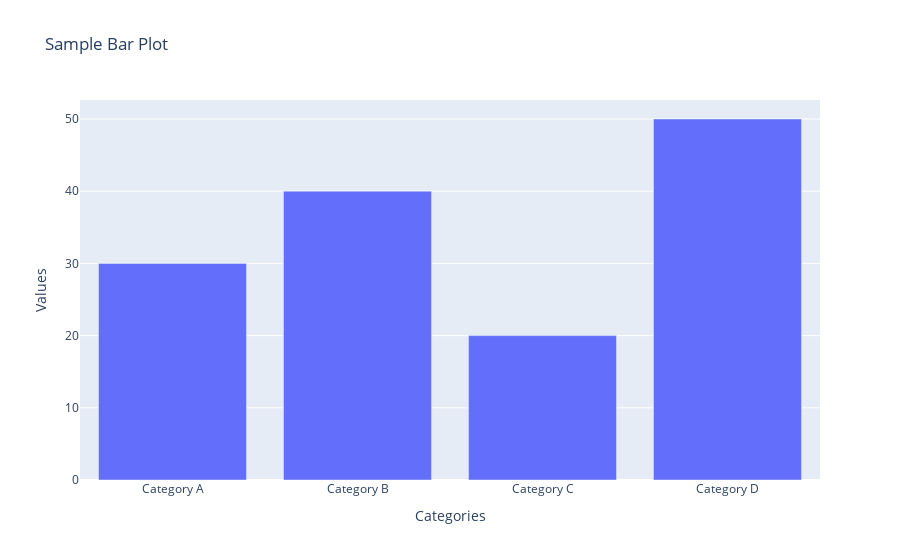

Notebook source saved alongside this figure:
### Code cell
#5) Generate a bar plot using Plotly.

import plotly.graph_objects as go

# Sample data for the bar plot
categories = ['Category A', 'Category B', 'Category C', 'Category D']
values = [30, 40, 20, 50]

# Create a bar plot
fig = go.Figure(data=[go.Bar(x=categories, y=values)])

# Add title and labels
fig.update_layout(
    title='Sample Bar Plot',
    xaxis_title='Categories',
    yaxis_title='Values'
)

fig.show()

### Figure 1 — Plotly figure (JSON) as saved in the notebook; plotly's stock layout.template omitted (floating-point values rounded to 4 significant figures)
{"data": [{"type": "bar", "x": ["Category A", "Category B", "Category C", "Category D"], "y": [30, 40, 20, 50]}], "layout": {"autosize": true, "title": {"text": "Sample Bar Plot"}, "xaxis": {"autorange": true, "range": [-0.5, 3.5], "title": {"text": "Categories"}, "type": "category"}, "yaxis": {"autorange": true, "range": [0, 52.63], "title": {"text": "Values"}, "type": "linear"}}}
